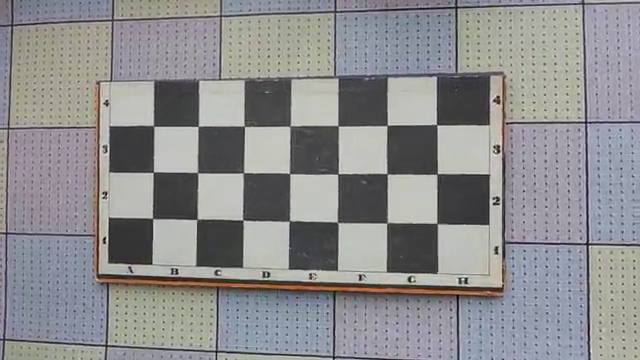
#> input picture frame 119 of lab4/chessboard.mp4, 640 x 360 px
$ python main_dop.py
#> lines starting #> are read from the running program, lines starting #| are printed output that depends on the picture; after the words box and inside, x2 and y2 are one past the last pixel; in counts of white or black regions, pixels touching at a corner belong together; long printed decimals are rounded
import numpy as np
import cv2

PATTERN_SIZE = (7,3) # размер шаблона (2х2)

def load_image(fpath: str) -> np.ndarray:
    data = np.fromfile(fpath, dtype=np.uint8)
    img = cv2.imdecode(data, cv2.IMREAD_COLOR)
    if img is None:
        raise IOError("неверный формат файла")
    return img

def get_pattern(shape: tuple) -> np.ndarray:
    pts = []
    for r in range(1, PATTERN_SIZE[1] + 1):
        for c in range(1, PATTERN_SIZE[0] + 1):
            x = c * shape[1] // (PATTERN_SIZE[0] + 1)
            y = r * shape[0] // (PATTERN_SIZE[1] + 1)
            pts.append((x, y))
    pts = np.array(pts, np.float32)
    pts = pts.reshape(-1, 1, 2)
    return pts

frame_insert = cv2.VideoCapture("chessboard.mp4")
iw = int(frame_insert.get(cv2.CAP_PROP_FRAME_WIDTH))
ih = int(frame_insert.get(cv2.CAP_PROP_FRAME_HEIGHT))
insert_ends = np.array([(0,0), (iw-1, 0), (iw-1, ih-1), (0, ih-1)], np.float32).reshape(-1, 1, 2)
#cv2.drawChessboardCorners(insert, PATTERN_SIZE, insert_pts, True)
#cv2.imshow('Insert', insert)

video = cv2.VideoCapture('chessboard.mp4')
w = int(video.get(cv2.CAP_PROP_FRAME_WIDTH))
h = int(video.get(cv2.CAP_PROP_FRAME_HEIGHT))
warped = np.zeros((h,w,3), np.uint8) # искажённый 'вставыш'
mask = np.zeros((h,w), np.uint8)
try:
    while True:
        success_chess, frame = video.read()
#> frame is the input picture: shape (360, 640, 3); mean B, G, R 142.7, 141.3, 141.5
        success_insert, insert = frame_insert.read()
        insert_pts = get_pattern(insert.shape)
        if not success_insert or not success_chess:
            print('Не удалось прочитать видео')
            break

        success, corners = cv2.findChessboardCorners(
            frame,
            PATTERN_SIZE,
            flags = cv2.CALIB_CB_FILTER_QUADS
        )
#> success = True; corners = 21 rows, first 8: [436.9, 223.4], [387.2, 223], [337.4, 222.3], [289.4, 220.8], [242.8, 219.9], [197, 219.4], [152.6, 218.4], [437.2, 173.8]

        if success:
            if corners[0, 0, 0] > corners[-1,0,0]:
                corners = corners[::-1, ...]
#> corners = 21 rows, first 8: [153.5, 126.1], [198.1, 126.4], [244.4, 126.3], [289.7, 126.4], [338, 125.9], [387.1, 125.3], [436.7, 124.7], [153.3, 172.1]

            cv2.drawChessboardCorners(frame, PATTERN_SIZE, corners, success)
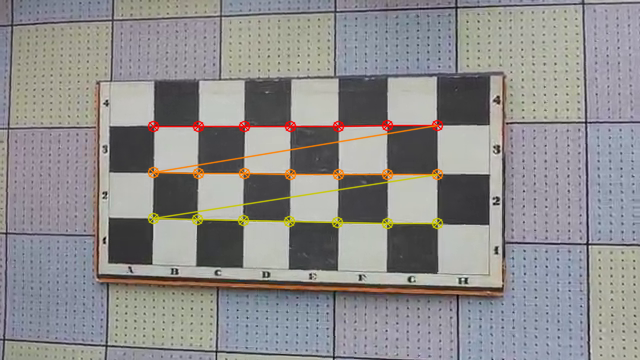
#> frame: shape (360, 640, 3); 2.6% of pixels changed, all inside (x1, y1, x2, y2) = (147, 119, 444, 230)


            # ищем перспективное рпеобрразование
            matrix, _ptsmask = cv2.findHomography(
                insert_pts, # откуда
                corners, # точки образы
                cv2.RANSAC #используемы алгоритм
            )
#> matrix = [[0.519, -0.012, 111.2], [-0.0211, 0.496, 81.86], [-0.000143, -3.01e-05, 1]]
            warped.fill(0)
            cv2.warpPerspective(
                insert, # преобразуем изображение
                matrix, # матрица преобразования
                (w, h), # целевое изображение
                dst = warped # записать результат в warped
            )
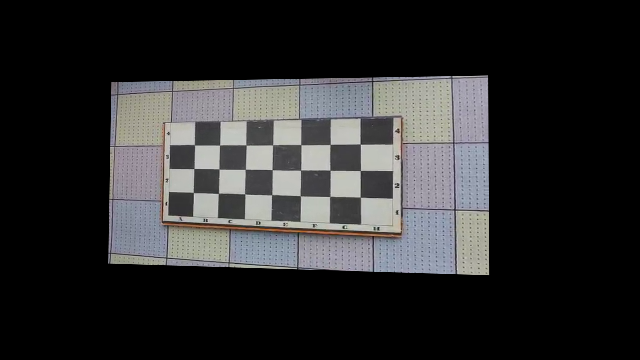
#> warped: shape (360, 640, 3); mean B, G, R 44.9, 44.4, 44.5
            frame_ends = cv2.perspectiveTransform( # преобразуем коордианаты точек
                insert_ends, # преобразуемы точки
                matrix  # описание преобразования
            )
#> frame_ends = [[111.2, 81.86], [487.4, 75.26], [488.4, 274.5], [108, 262.8]]
            print(frame_ends)
#| [[[111.163  81.860]]
#|  [[487.369   75.255 ]]
#|  [[488.420  274.480 ]]
#|  [[108.012  262.792 ]]]
            mask.dtype = np.uint8
            mask.fill(0)
            cv2.fillPoly(
                mask,
                frame_ends.reshape(1, -1, 2).astype(np.int32),
                (1, )
            ) # рисуем на маске
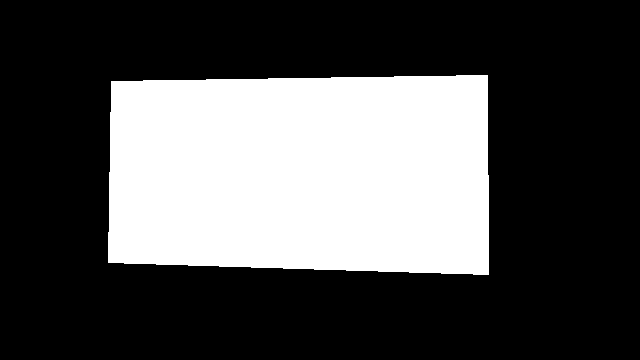
#> mask: shape (360, 640); values 0 (black) and 1 (white), 31.4% white; 1 white region, box (x1, y1, x2, y2) and area: (108, 75, 489, 275) 72391

            # cv2.imshow('Mask', mask*255)
            mask.dtype = np.bool_
            # переносим пиксели
            frame[mask] = warped[mask]
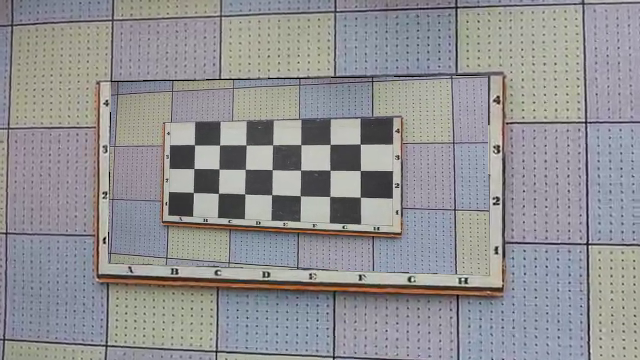
#> frame: shape (360, 640, 3); mean B, G, R 148.1, 145.6, 146
            cv2.imshow('Video', frame)
            cv2.imshow('Waped', warped)
            key = cv2.waitKey(20)
#> (key Esc is pressed here)
            if key == 27:
                print('Остановка видео')
                break
finally:
    video.release() # освобождаем источник видео

$ run again, starting later in the video
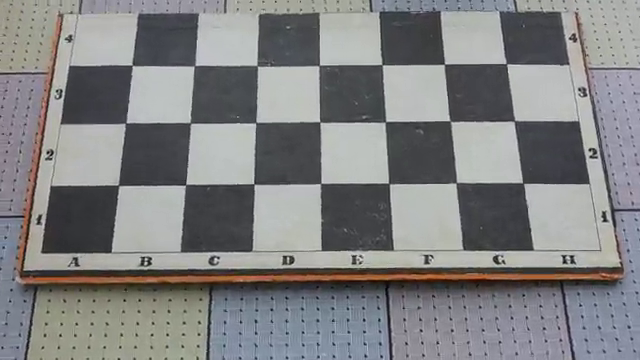
#> input picture frame 535 of lab4/chessboard.mp4, 640 x 360 px
#> frame is the input picture: shape (360, 640, 3); mean B, G, R 130.4, 129.6, 129.2
#> `success, corners = cv2.findChessboardCorners( frame, PATTERN_SIZE, fla..`: success = True; corners = 21 rows, first 8: [523, 183.1], [456.2, 182.7], [389, 183.6], [320.6, 183.4], [254.1, 183.9], [185.7, 184.7], [118.4, 185.2], [514.3, 120.9]
#> `corners = corners[::-1, ...]`: corners = 21 rows, first 8: [132.3, 65.25], [194.6, 65.6], [257, 65.69], [319.1, 65.5], [382, 64.76], [444.5, 64.05], [506.3, 63.67], [125.7, 122.8]
#> matrix = [[0.755, -0.122, 78.03], [-0.00339, 0.563, 13.09], [6.47e-06, -0.000406, 1]]
#> frame_ends = [[78.03, 13.09], [558, 10.88], [601.9, 248.2], [40.05, 251.9]]
#| [[[ 78.030   13.091]]
#|  [[558.035   10.877]]
#|  [[601.8506   248.203 ]]
#|  [[ 40.053 251.944 ]]]
#> `cv2.fillPoly( mask, frame_ends.reshape(1, -1, 2).astype(np.int32), (1,..`:
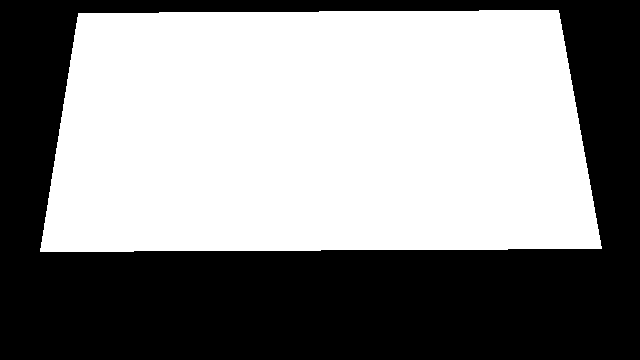
#> mask: shape (360, 640); values 0 (black) and 1 (white), 54.1% white; 1 black region, box (x1, y1, x2, y2) and area: (0, 0, 640, 360) 105756
#> `frame[mask] = warped[mask]`:
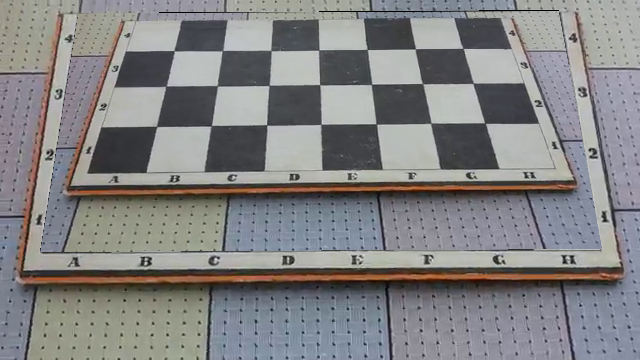
#> frame: shape (360, 640, 3); mean B, G, R 131.2, 130.5, 131.2

$ run again, starting later in the video
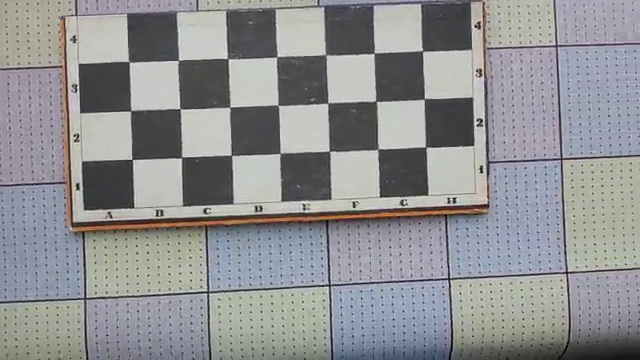
#> input picture frame 952 of lab4/chessboard.mp4, 640 x 360 px
#> frame is the input picture: shape (360, 640, 3); mean B, G, R 146.8, 144.8, 144.1
#> success = True; corners = 21 rows, first 8: [129.4, 61.88], [178.4, 60.27], [227.6, 58.57], [276.6, 56.79], [325.5, 54.8], [374.1, 53.12], [422.4, 50.76], [130.8, 110.7]
#> matrix = [[0.623, 0.0152, 77.98], [-0.0216, 0.538, 15.53], [2.78e-05, -1.37e-05, 1]]
#> frame_ends = [[77.98, 15.53], [468, 1.71], [475.7, 192.6], [83.86, 209.9]]
#| [[[ 77.982    15.526 ]]
#|  [[468.0423      1.711]]
#|  [[475.7063    192.578  ]]
#|  [[ 83.858   209.874  ]]]
#> `cv2.fillPoly( mask, frame_ends.reshape(1, -1, 2).astype(np.int32), (1,..`:
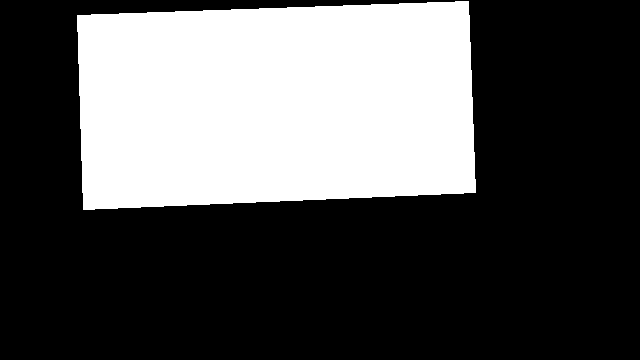
#> mask: shape (360, 640); values 0 (black) and 1 (white), 33% white; 1 white region, box (x1, y1, x2, y2) and area: (77, 1, 476, 210) 76050
#> `frame[mask] = warped[mask]`:
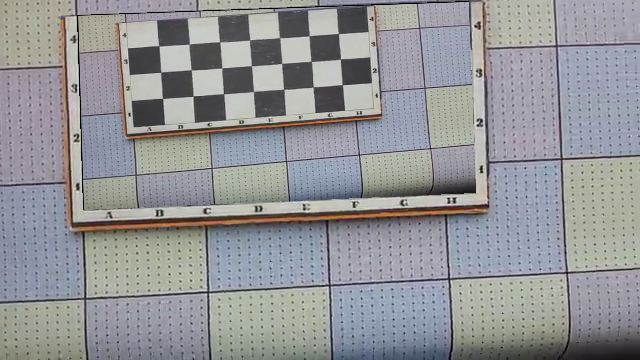
#> frame: shape (360, 640, 3); mean B, G, R 151.6, 148.7, 147.8
